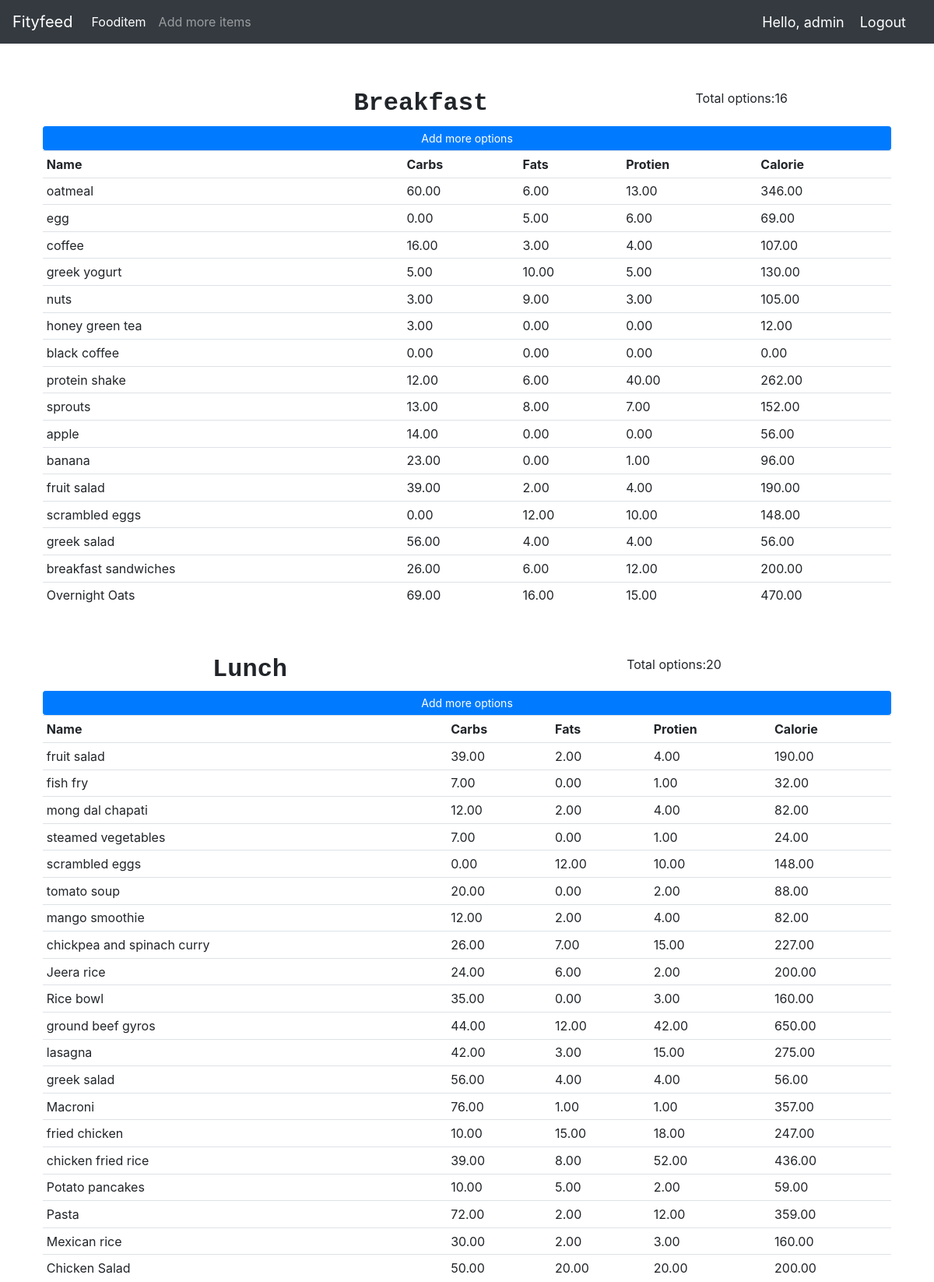
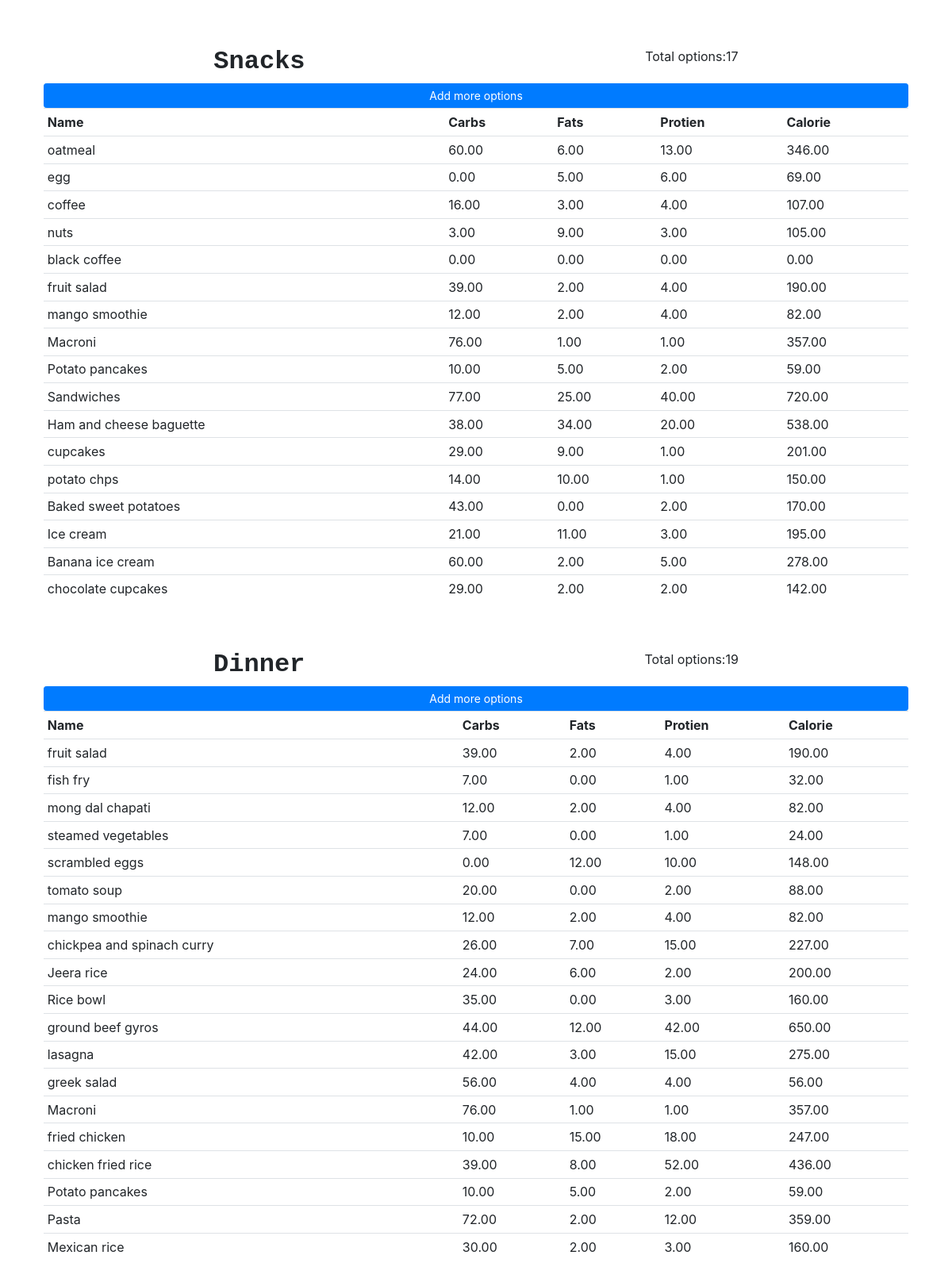
The page /product/ (signed in) on the database its author committed (2 pictures, top to bottom).
### Fityfeed/models.py (models this page shows, shortened)
class Fooditem(models.Model):
    name = models.CharField(max_length=200)
    category = models.ManyToManyField(Category)
    carbohydrate = models.DecimalField(max_digits=5, decimal_places=2, default=0)
    fats = models.DecimalField(max_digits=5, decimal_places=2, default=0)
    protein = models.DecimalField(max_digits=5, decimal_places=2, default=0)
    calorie = models.DecimalField(max_digits=5, decimal_places=2, default=0, blank=True)
    quantity = models.IntegerField(default=1, null=True, blank=True)

### Fityfeed/decorators.py (the view)
        def wrapper_func(request,*args,**kwargs):
            group=None
            if request.user.groups.exists():
                group=request.user.groups.all()[0].name
            if group in allowed_roles:
                return view_func(request,*args,**kwargs)
            else:
                return HttpResponse("<h1>You are not allowed to access this page</h1>")

### Fityfeed/views.py (called while the page is built)
@login_required(login_url='login')
@allowed_users(allowed_roles=['admin'])
def fooditem(request):
    breakfast = Category.objects.filter(name='breakfast')[0].fooditem_set.all()
    bcnt = breakfast.count()
    lunch = Category.objects.filter(name='lunch')[0].fooditem_set.all()
    lcnt = lunch.count()
    dinner = Category.objects.filter(name='dinner')[0].fooditem_set.all()
    dcnt = dinner.count()
    snacks = Category.objects.filter(name='snacks')[0].fooditem_set.all()
    scnt = snacks.count()
    context = {'breakfast': breakfast,
               'bcnt': bcnt,
               'lcnt': lcnt,
               'scnt': scnt,
               'dcnt': dcnt,
               'lunch': lunch,
               'dinner': dinner,
               'snacks': snacks,
               }
    return render(request, 'fooditem.html', context)

### Fityfeed/templates/fooditem.html
{% extends 'main.html' %}
{% load static%}
{% block content %}
    <div class="flex-box-row">
        <br>
        <br>
        <h5 id="heading">Breakfast</h5>
        <h7>Total options:{{bcnt}}</h7>
            <a class="btn btn-primary  btn-sm btn-block" href="{% url 'createfooditem' %}">Add more options</a>
            <table class="table table-sm">
                <tr>
                    <th>Name</th>
                    <th>Carbs</th>
                    <th>Fats</th>
                    <th>Protien</th>
                    <th>Calorie</th>
                </tr>
               {% for items in breakfast %}
                <tr>
                    <td>{{items.name}} </td>
                    <td>{{items.carbohydrate}} </td>
                    <td>{{items.fats}} </td>
                    <td>{{items.protein}} </td>
                    <td>{{items.calorie}} </td>
                    </tr>
                {% endfor %}
            </table>
    </div>
    <br>
    <div class="flex-box-row">
        <h5 id="heading">Lunch</h5>
        <h7>Total options:{{lcnt}}</h7>
            <a class="btn btn-primary  btn-sm btn-block" href="{% url 'createfooditem' %}">Add more options</a>
            <table class="table table-sm">
                <tr>
                    <th>Name</th>
                    <th>Carbs</th>
                    <th>Fats</th>
                    <th>Protien</th>
                    <th>Calorie</th>
                </tr>
               {% for items in lunch %}
                <tr>
                    <td>{{items.name}} </td>
                    <td>{{items.carbohydrate}} </td>
                    <td>{{items.fats}} </td>
                    <td>{{items.protein}} </td>
                    <td>{{items.calorie}} </td>
                    </tr>
                {% endfor %}
            </table>
    </div>
    <br>
    <div class="flex-box-row">
        <h5 id="heading">Snacks</h5>
        <h7>Total options:{{scnt}}</h7>
            <a class="btn btn-primary  btn-sm btn-block" href="{% url 'createfooditem' %}">Add more options</a>
            <table class="table table-sm">
                <tr>
                    <th>Name</th>
                    <th>Carbs</th>
                    <th>Fats</th>
                    <th>Protien</th>
                    <th>Calorie</th>
                </tr>
               {% for items in snacks %}
                <tr>
                    <td>{{items.name}} </td>
                    <td>{{items.carbohydrate}} </td>
                    <td>{{items.fats}} </td>
                    <td>{{items.protein}} </td>
                    <td>{{items.calorie}} </td>
                    </tr>
                {% endfor %}
            </table>
    </div>
    <br>
    <div class="flex-box-row">
        <h5 id="heading">Dinner</h5>
        <h7>Total options:{{dcnt}}</h7>
            <a class="btn btn-primary  btn-sm btn-block" href="{% url 'createfooditem' %}">Add more options</a>
            <table class="table table-sm">
                <tr>
                    <th>Name</th>
                    <th>Carbs</th>
                    <th>Fats</th>
                    <th>Protien</th>
                    <th>Calorie</th>
                </tr>
               {% for items in dinner %}
                <tr>
                    <td>{{items.name}} </td>
                    <td>{{items.carbohydrate}} </td>
                    <td>{{items.fats}} </td>
                    <td>{{items.protein}} </td>
                    <td>{{items.calorie}} </td>
                    </tr>
                {% endfor %}
            </table>
    </div>
    <br>
</div>
{% endblock %}

### Fityfeed/templates/navbar.html (shortened to what this page needs)
{% load static%}
<nav class="navbar navbar-expand-lg navbar-dark bg-dark">
    <a class="navbar-brand" href="{% url 'home' %}">Fityfeed</a>
    <div class="collapse navbar-collapse" id="navbarSupportedContent">
    {% if request.user.is_staff %}
      <ul class="navbar-nav mr-auto">
        <li class="nav-item active">
          <a class="nav-link" href="{% url 'fooditem' %}">Fooditem<span class="sr-only">(current)</span></a>
        </li>
        <li class="nav-item">
          <a class="nav-link" href="{% url 'createfooditem' %}">Add more items</a>
        </li>
      </ul>
    {% endif %}
    </div>
    <span class="hello-msg">Hello, {{request.user}}</span>
    <span ><a  class="hello-msg" href="{% url 'logout' %}">Logout</a></span>
  </nav>

### static/css/main.css (style rules this page uses)
.flex-box-row { display:flex; padding : 10px; flex-wrap: wrap; justify-content: space-around; }
#heading { text-shadow: antiquewhite; font-family: 'Courier New', Courier, monospace; font-weight: 550; font-size: xx-large; text-align: left; }

### Fityfeed/templates/navbar.html (style rules this page uses)
.hello-msg { font-size: 18px; color: #fff; margin-right: 20px; }

### rows shown on the page
Fooditem: name "oatmeal", carbohydrate "60.00", fats "6.00", protein "13.00", calorie "346.00"
Fooditem: name "egg", carbohydrate "0.00", fats "5.00", protein "6.00", calorie "69.00"
Fooditem: name "coffee", carbohydrate "16.00", fats "3.00", protein "4.00", calorie "107.00"
Fooditem: name "greek yogurt", carbohydrate "5.00", fats "10.00", protein "5.00", calorie "130.00"
Fooditem: name "nuts", carbohydrate "3.00", fats "9.00", protein "3.00", calorie "105.00"
Fooditem: name "honey green tea", carbohydrate "3.00", fats "0.00", protein "0.00", calorie "12.00"
Fooditem: name "black coffee", carbohydrate "0.00", fats "0.00", protein "0.00", calorie "0.00"
Fooditem: name "protein shake", carbohydrate "12.00", fats "6.00", protein "40.00", calorie "262.00"
Fooditem: name "sprouts", carbohydrate "13.00", fats "8.00", protein "7.00", calorie "152.00"
Fooditem: name "apple", carbohydrate "14.00", fats "0.00", protein "0.00", calorie "56.00"
Fooditem: name "banana", carbohydrate "23.00", fats "0.00", protein "1.00", calorie "96.00"
Fooditem: name "fruit salad", carbohydrate "39.00", fats "2.00", protein "4.00", calorie "190.00"
Fooditem: name "scrambled eggs", carbohydrate "0.00", fats "12.00", protein "10.00", calorie "148.00"
Fooditem: name "greek salad", carbohydrate "56.00", fats "4.00", protein "4.00", calorie "56.00"
Fooditem: name "breakfast sandwiches", carbohydrate "26.00", fats "6.00", protein "12.00", calorie "200.00"
Fooditem: name "Overnight Oats", carbohydrate "69.00", fats "16.00", protein "15.00", calorie "470.00"
Fooditem: name "fish fry", carbohydrate "7.00", fats "0.00", protein "1.00", calorie "32.00"
Fooditem: name "mong dal chapati", carbohydrate "12.00", fats "2.00", protein "4.00", calorie "82.00"
Fooditem: name "steamed vegetables", carbohydrate "7.00", fats "0.00", protein "1.00", calorie "24.00"
Fooditem: name "tomato soup", carbohydrate "20.00", fats "0.00", protein "2.00", calorie "88.00"
Fooditem: name "mango smoothie", carbohydrate "12.00", fats "2.00", protein "4.00", calorie "82.00"
Fooditem: name "chickpea and spinach curry", carbohydrate "26.00", fats "7.00", protein "15.00", calorie "227.00"
Fooditem: name "Jeera rice", carbohydrate "24.00", fats "6.00", protein "2.00", calorie "200.00"
Fooditem: name "Rice bowl", carbohydrate "35.00", fats "0.00", protein "3.00", calorie "160.00"
Fooditem: name "ground beef gyros", carbohydrate "44.00", fats "12.00", protein "42.00", calorie "650.00"
Fooditem: name "lasagna", carbohydrate "42.00", fats "3.00", protein "15.00", calorie "275.00"
Fooditem: name "Macroni", carbohydrate "76.00", fats "1.00", protein "1.00", calorie "357.00"
Fooditem: name "fried chicken", carbohydrate "10.00", fats "15.00", protein "18.00", calorie "247.00"
Fooditem: name "chicken fried rice", carbohydrate "39.00", fats "8.00", protein "52.00", calorie "436.00"
Fooditem: name "Potato pancakes", carbohydrate "10.00", fats "5.00", protein "2.00", calorie "59.00"
Fooditem: name "Pasta", carbohydrate "72.00", fats "2.00", protein "12.00", calorie "359.00"
Fooditem: name "Mexican rice", carbohydrate "30.00", fats "2.00", protein "3.00", calorie "160.00"
Fooditem: name "Chicken Salad", carbohydrate "50.00", fats "20.00", protein "20.00", calorie "200.00"
Fooditem: name "Sandwiches", carbohydrate "77.00", fats "25.00", protein "40.00", calorie "720.00"
Fooditem: name "Ham and cheese baguette", carbohydrate "38.00", fats "34.00", protein "20.00", calorie "538.00"
Fooditem: name "cupcakes", carbohydrate "29.00", fats "9.00", protein "1.00", calorie "201.00"
Fooditem: name "potato chps", carbohydrate "14.00", fats "10.00", protein "1.00", calorie "150.00"
Fooditem: name "Baked sweet potatoes", carbohydrate "43.00", fats "0.00", protein "2.00", calorie "170.00"
Fooditem: name "Ice cream", carbohydrate "21.00", fats "11.00", protein "3.00", calorie "195.00"
Fooditem: name "Banana ice cream", carbohydrate "60.00", fats "2.00", protein "5.00", calorie "278.00"
Fooditem: name "chocolate cupcakes", carbohydrate "29.00", fats "2.00", protein "2.00", calorie "142.00"

### other values the page prints
{{ request.user }} "admin"
{{ bcnt }} "16"
{{ lcnt }} "20"
{{ scnt }} "17"
{{ dcnt }} "19"
